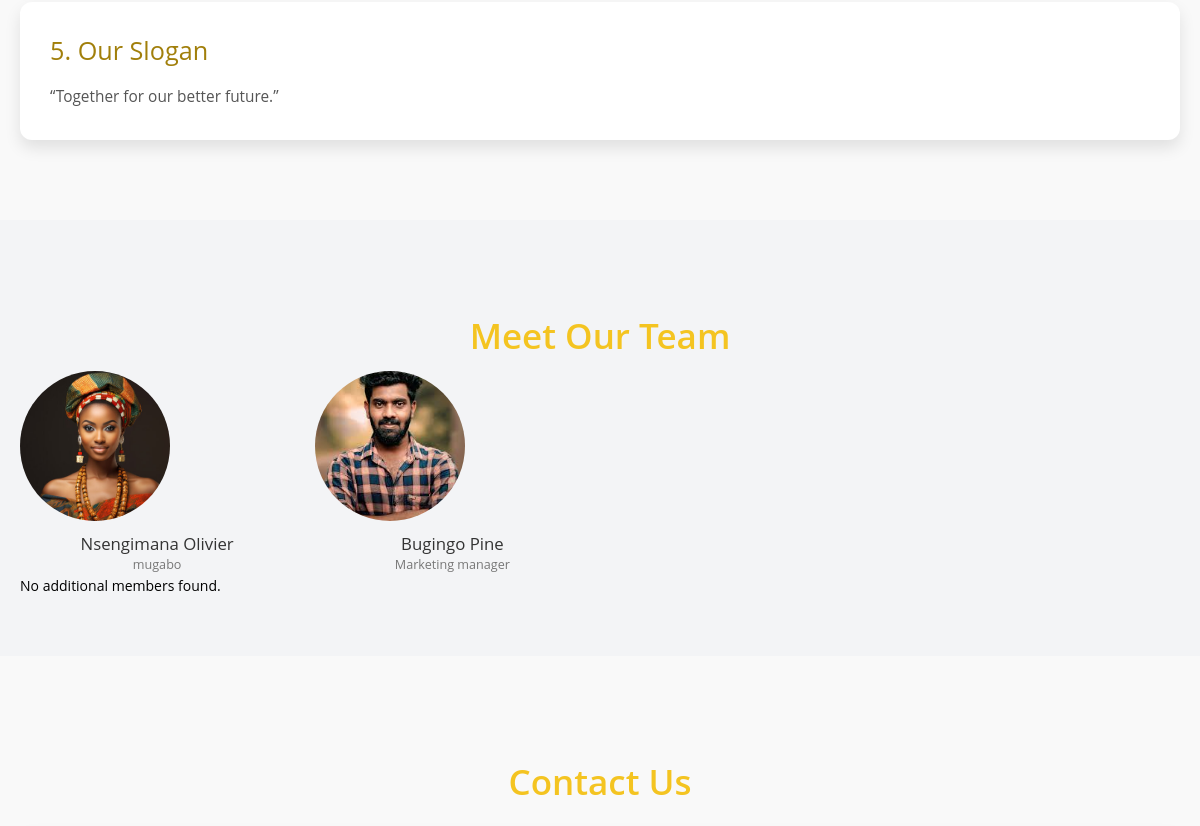
Page /about/ (middle part) on the earlier database version.
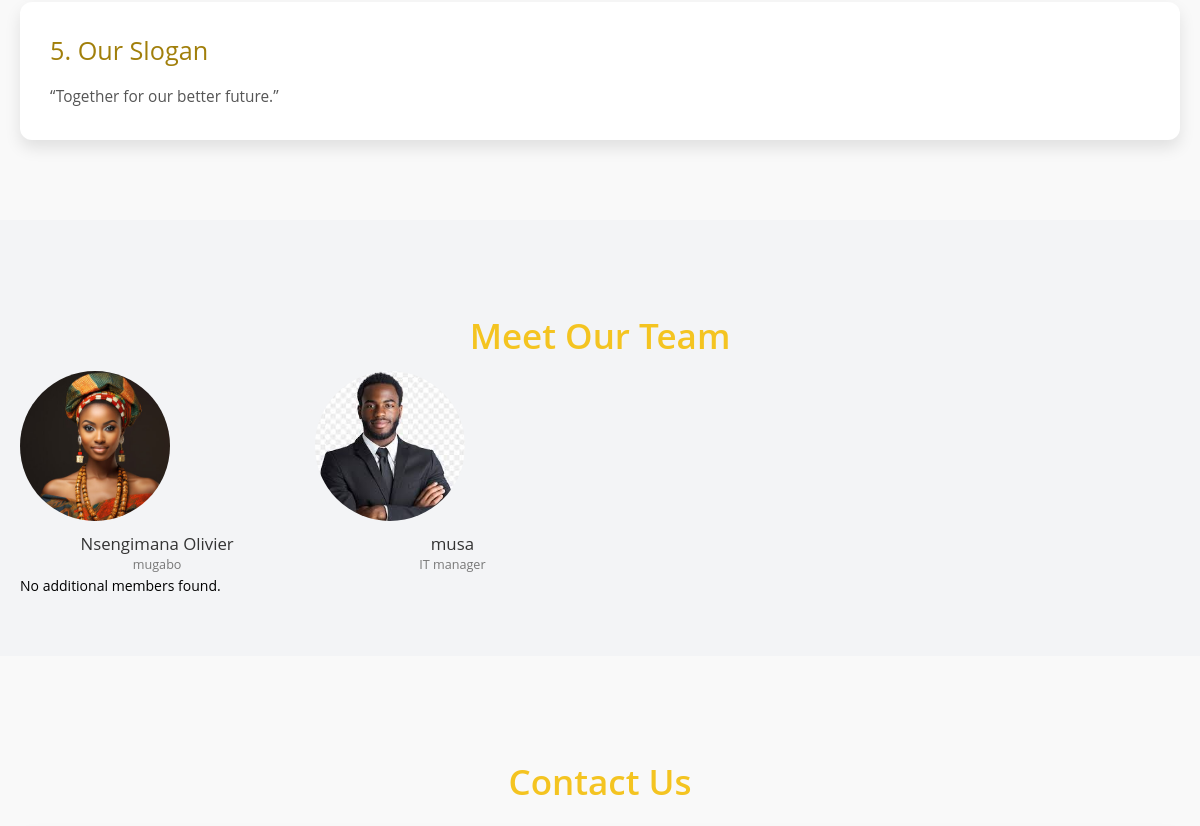
Same page on the later database version.
### eda/models.py (models this page shows, shortened)
class Team(models.Model):
    name = models.CharField(max_length=200)
    designation = models.CharField(max_length=200)
    image = models.ImageField(upload_to='images/', null=True, blank=True)
    created_at = models.DateTimeField(auto_now_add=True)
    updated_at = models.DateTimeField(auto_now=True)

### eda/views.py (the view)
# urls.py: path('about/', views.about, name='about'),
def about(request):
    members=Team.objects.all()
    context = {'members': members}
    return render(request, 'about_us.html', context)

### templates/about_us.html (shortened to what this page needs)
﻿{% extends 'base.html' %}
{% load static %}
{% block content %}
<section class="section about-section">
    <div class="card">
        <h3>5. Our Slogan</h3>
        <p>“Together for our better future.”</p>
    </div>
</section>
<section id="team" class="section py-10 bg-gray-100">
    <h2 class="text-3xl font-bold mb-6 text-center">Meet Our Team</h2>
    <div class="grid grid-cols-2 md:grid-cols-4 gap-6">
        {% for member in members|slice:":3" %}
        <div class="team-member">
            <img src="{{ member.image.url }}" alt="{{ member.name }}" class="team-member-img" />
            <h3>{{ member.name }}</h3>
            <p>{{ member.designation }}</p>
        </div>
        {% empty %}
        <p>No members found.</p>
        {% endfor %}
    </div>
    <div id="teamCarousel" class="carousel slide" data-ride="carousel">
        <div class="carousel-inner">
            {% for member in members|slice:"3:" %}
            <div class="carousel-item{% if forloop.first %} active{% endif %}">
                <div class="d-flex justify-content-center">
                    <div class="team-member">
                        <img src="{{ member.image.url }}" alt="{{ member.name }}" class="team-member-img" />
                        <h3>{{ member.name }}</h3>
                        <p>{{ member.designation }}</p>
                    </div>
                </div>
            </div>
            {% empty %}
            <p>No additional members found.</p>
            {% endfor %}
        </div>
    </div>
</section>
<section class="section contact-section">
    <h2>Contact Us</h2>
</section>
{% endblock content %}

Differences in the rows shown:
removed Team: image (picture), name "Bugingo Pine", designation "Marketing manager"
added Team: image (picture), name "musa", designation "IT manager"
